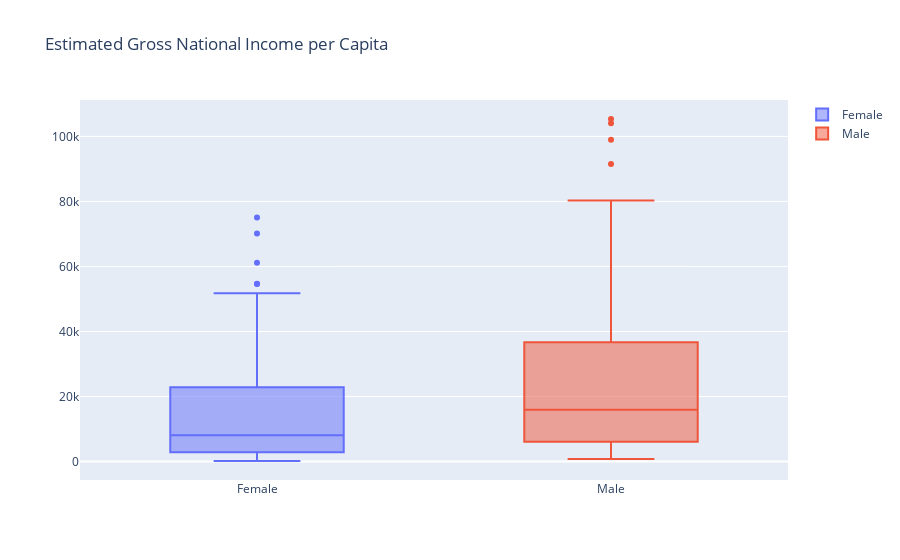

The notebook cell saved with this chart:
### Code cell
trace1 = go.Box(
    y=gd1["Unnamed: 22"],
    name = "Female"
)
trace2 = go.Box(
    y=gd1["Unnamed: 24"],
    name = "Male"
)
fig = go.Figure( data = [trace1, trace2], layout = dict(title = "Estimated Gross National Income per Capita"))
iplot(fig)

### Figure 1 — Plotly figure (JSON) as saved in the notebook; plotly's stock layout.template omitted (floating-point values rounded to 4 significant figures; data arrays with more than 128 entries replaced by an {"elided": "..."} marker saying what was removed)
{"data": [{"name": "Female", "y": {"elided": "191 mixed values"}, "type": "box"}, {"name": "Male", "y": {"elided": "191 mixed values"}, "type": "box"}], "layout": {"title": {"text": "Estimated Gross National Income per Capita"}}}
